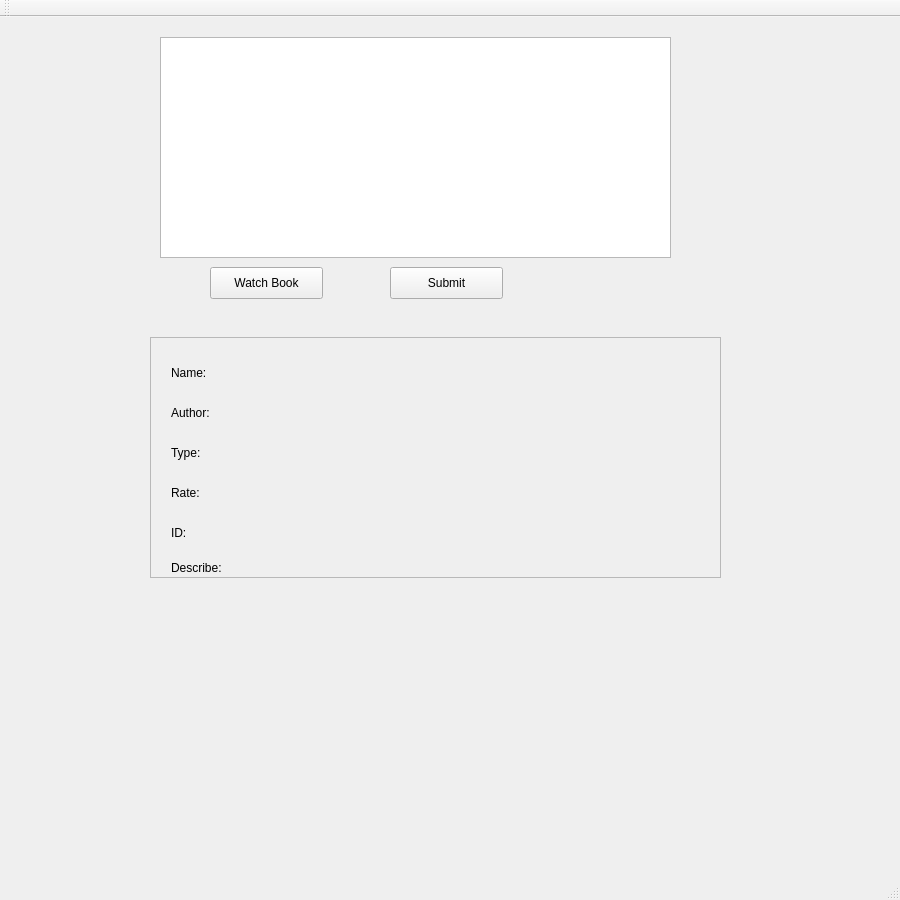
<?xml version="1.0" encoding="UTF-8"?>
<ui version="4.0">
 <class>MainWindow</class>
 <widget class="QMainWindow" name="MainWindow">
  <property name="geometry">
   <rect>
    <x>0</x>
    <y>0</y>
    <width>900</width>
    <height>900</height>
   </rect>
  </property>
  <property name="windowTitle">
   <string>MainWindow</string>
  </property>
  <widget class="QWidget" name="centralWidget">
   <widget class="QStackedWidget" name="stackedWidget">
    <property name="geometry">
     <rect>
      <x>0</x>
      <y>0</y>
      <width>900</width>
      <height>900</height>
     </rect>
    </property>
    <property name="currentIndex">
     <number>2</number>
    </property>
    <widget class="QWidget" name="page">
     <widget class="QPushButton" name="ExitBtn">
      <property name="geometry">
       <rect>
        <x>790</x>
        <y>800</y>
        <width>100</width>
        <height>30</height>
       </rect>
      </property>
      <property name="text">
       <string>EXIT</string>
      </property>
     </widget>
     <widget class="QWidget" name="layoutWidget">
      <property name="geometry">
       <rect>
        <x>13</x>
        <y>10</y>
        <width>881</width>
        <height>38</height>
       </rect>
      </property>
      <layout class="QHBoxLayout" name="horizontalLayout_5">
       <item>
        <widget class="QLabel" name="label_3">
         <property name="font">
          <font>
           <family>Ravie</family>
           <pointsize>20</pointsize>
          </font>
         </property>
         <property name="text">
          <string>LIBPRO</string>
         </property>
        </widget>
       </item>
       <item>
        <layout class="QHBoxLayout" name="horizontalLayout_4">
         <item>
          <layout class="QHBoxLayout" name="horizontalLayout_3">
           <item>
            <widget class="QLabel" name="label">
             <property name="text">
              <string>Account Name</string>
             </property>
            </widget>
           </item>
           <item>
            <widget class="QLineEdit" name="AccountEdit"/>
           </item>
          </layout>
         </item>
         <item>
          <layout class="QHBoxLayout" name="horizontalLayout_2">
           <item>
            <widget class="QLabel" name="label_2">
             <property name="text">
              <string>Password</string>
             </property>
            </widget>
           </item>
           <item>
            <widget class="QLineEdit" name="PassEdit">
             <property name="echoMode">
              <enum>QLineEdit::Password</enum>
             </property>
            </widget>
           </item>
          </layout>
         </item>
         <item>
          <layout class="QHBoxLayout" name="horizontalLayout">
           <item>
            <widget class="QPushButton" name="Loginbtn">
             <property name="text">
              <string>Login</string>
             </property>
            </widget>
           </item>
           <item>
            <widget class="QPushButton" name="Registerbtn">
             <property name="text">
              <string>Register</string>
             </property>
            </widget>
           </item>
          </layout>
         </item>
        </layout>
       </item>
      </layout>
     </widget>
     <widget class="QPushButton" name="pushButton_5">
      <property name="geometry">
       <rect>
        <x>500</x>
        <y>230</y>
        <width>113</width>
        <height>32</height>
       </rect>
      </property>
      <property name="text">
       <string>PushButton</string>
      </property>
     </widget>
    </widget>
    <widget class="QWidget" name="page_2">
     <widget class="QPushButton" name="LogOut">
      <property name="geometry">
       <rect>
        <x>790</x>
        <y>800</y>
        <width>100</width>
        <height>30</height>
       </rect>
      </property>
      <property name="text">
       <string>Logout</string>
      </property>
     </widget>
     <widget class="QGroupBox" name="groupBox">
      <property name="geometry">
       <rect>
        <x>100</x>
        <y>150</y>
        <width>700</width>
        <height>270</height>
       </rect>
      </property>
      <property name="title">
       <string>GroupBox</string>
      </property>
      <widget class="QPushButton" name="BookShow">
       <property name="geometry">
        <rect>
         <x>20</x>
         <y>20</y>
         <width>310</width>
         <height>30</height>
        </rect>
       </property>
       <property name="text">
        <string>PushButton</string>
       </property>
      </widget>
      <widget class="QPushButton" name="BookShow_2">
       <property name="geometry">
        <rect>
         <x>20</x>
         <y>60</y>
         <width>310</width>
         <height>30</height>
        </rect>
       </property>
       <property name="text">
        <string>PushButton</string>
       </property>
      </widget>
      <widget class="QPushButton" name="BookShow_3">
       <property name="geometry">
        <rect>
         <x>20</x>
         <y>100</y>
         <width>310</width>
         <height>30</height>
        </rect>
       </property>
       <property name="text">
        <string>PushButton</string>
       </property>
      </widget>
      <widget class="QPushButton" name="BookShow_4">
       <property name="geometry">
        <rect>
         <x>20</x>
         <y>140</y>
         <width>310</width>
         <height>30</height>
        </rect>
       </property>
       <property name="text">
        <string>PushButton</string>
       </property>
      </widget>
      <widget class="QPushButton" name="BookShow_5">
       <property name="geometry">
        <rect>
         <x>20</x>
         <y>180</y>
         <width>310</width>
         <height>30</height>
        </rect>
       </property>
       <property name="text">
        <string>PushButton</string>
       </property>
      </widget>
      <widget class="QPushButton" name="BookShow_6">
       <property name="geometry">
        <rect>
         <x>370</x>
         <y>20</y>
         <width>310</width>
         <height>30</height>
        </rect>
       </property>
       <property name="text">
        <string>PushButton</string>
       </property>
      </widget>
      <widget class="QPushButton" name="BookShow_7">
       <property name="geometry">
        <rect>
         <x>370</x>
         <y>60</y>
         <width>310</width>
         <height>30</height>
        </rect>
       </property>
       <property name="text">
        <string>PushButton</string>
       </property>
      </widget>
      <widget class="QPushButton" name="BookShow_8">
       <property name="geometry">
        <rect>
         <x>370</x>
         <y>100</y>
         <width>310</width>
         <height>30</height>
        </rect>
       </property>
       <property name="text">
        <string>PushButton</string>
       </property>
      </widget>
      <widget class="QPushButton" name="BookShow_9">
       <property name="geometry">
        <rect>
         <x>370</x>
         <y>140</y>
         <width>310</width>
         <height>30</height>
        </rect>
       </property>
       <property name="text">
        <string>PushButton</string>
       </property>
      </widget>
      <widget class="QPushButton" name="BookShow_10">
       <property name="geometry">
        <rect>
         <x>370</x>
         <y>180</y>
         <width>310</width>
         <height>30</height>
        </rect>
       </property>
       <property name="text">
        <string>PushButton</string>
       </property>
      </widget>
      <widget class="QWidget" name="layoutWidget">
       <property name="geometry">
        <rect>
         <x>18</x>
         <y>230</y>
         <width>661</width>
         <height>32</height>
        </rect>
       </property>
       <layout class="QHBoxLayout" name="horizontalLayout_6">
        <item>
         <widget class="QPushButton" name="pushButton">
          <property name="text">
           <string>HOT BOOK!</string>
          </property>
         </widget>
        </item>
        <item>
         <widget class="QPushButton" name="pushButton_2">
          <property name="text">
           <string>NEW BOOK!</string>
          </property>
         </widget>
        </item>
        <item>
         <widget class="QPushButton" name="pushButton_3">
          <property name="text">
           <string>OLD GOOD BOOK!</string>
          </property>
         </widget>
        </item>
       </layout>
      </widget>
     </widget>
     <widget class="QScrollArea" name="scrollArea">
      <property name="geometry">
       <rect>
        <x>100</x>
        <y>450</y>
        <width>700</width>
        <height>300</height>
       </rect>
      </property>
      <property name="widgetResizable">
       <bool>true</bool>
      </property>
      <widget class="QWidget" name="scrollAreaWidgetContents">
       <property name="geometry">
        <rect>
         <x>0</x>
         <y>0</y>
         <width>698</width>
         <height>298</height>
        </rect>
       </property>
       <widget class="QLabel" name="BookName">
        <property name="geometry">
         <rect>
          <x>20</x>
          <y>20</y>
          <width>660</width>
          <height>30</height>
         </rect>
        </property>
        <property name="text">
         <string>Name:</string>
        </property>
       </widget>
       <widget class="QLabel" name="BookAuthor">
        <property name="geometry">
         <rect>
          <x>20</x>
          <y>60</y>
          <width>660</width>
          <height>30</height>
         </rect>
        </property>
        <property name="text">
         <string>Author:</string>
        </property>
       </widget>
       <widget class="QLabel" name="BookType">
        <property name="geometry">
         <rect>
          <x>20</x>
          <y>100</y>
          <width>660</width>
          <height>30</height>
         </rect>
        </property>
        <property name="text">
         <string>Type:</string>
        </property>
       </widget>
       <widget class="QLabel" name="BookRate">
        <property name="geometry">
         <rect>
          <x>20</x>
          <y>140</y>
          <width>660</width>
          <height>30</height>
         </rect>
        </property>
        <property name="text">
         <string>Rate:</string>
        </property>
       </widget>
       <widget class="QLabel" name="BookDes">
        <property name="geometry">
         <rect>
          <x>20</x>
          <y>180</y>
          <width>660</width>
          <height>100</height>
         </rect>
        </property>
        <property name="text">
         <string>Describe:</string>
        </property>
       </widget>
      </widget>
     </widget>
     <widget class="QGroupBox" name="groupBox_2">
      <property name="geometry">
       <rect>
        <x>0</x>
        <y>0</y>
        <width>340</width>
        <height>150</height>
       </rect>
      </property>
      <property name="title">
       <string>GroupBox</string>
      </property>
      <widget class="QWidget" name="layoutWidget">
       <property name="geometry">
        <rect>
         <x>0</x>
         <y>10</y>
         <width>331</width>
         <height>167</height>
        </rect>
       </property>
       <layout class="QVBoxLayout" name="verticalLayout">
        <item>
         <widget class="QLabel" name="Name">
          <property name="text">
           <string>Name:</string>
          </property>
         </widget>
        </item>
        <item>
         <widget class="QLabel" name="ID">
          <property name="text">
           <string>ID:</string>
          </property>
         </widget>
        </item>
        <item>
         <widget class="QLabel" name="AccName">
          <property name="text">
           <string>Account:</string>
          </property>
         </widget>
        </item>
        <item>
         <widget class="QPushButton" name="ChangeInfo">
          <property name="text">
           <string>Full Info</string>
          </property>
         </widget>
        </item>
        <item>
         <widget class="QPushButton" name="OK">
          <property name="text">
           <string>OK</string>
          </property>
         </widget>
        </item>
       </layout>
      </widget>
     </widget>
     <widget class="QPushButton" name="pushButton_4">
      <property name="geometry">
       <rect>
        <x>0</x>
        <y>0</y>
        <width>100</width>
        <height>30</height>
       </rect>
      </property>
      <property name="text">
       <string>User Info</string>
      </property>
     </widget>
     <widget class="QPushButton" name="AddCart">
      <property name="geometry">
       <rect>
        <x>810</x>
        <y>480</y>
        <width>91</width>
        <height>32</height>
       </rect>
      </property>
      <property name="text">
       <string>Add cart</string>
      </property>
     </widget>
     <widget class="QPushButton" name="Cart">
      <property name="geometry">
       <rect>
        <x>700</x>
        <y>90</y>
        <width>91</width>
        <height>32</height>
       </rect>
      </property>
      <property name="text">
       <string>Cart</string>
      </property>
     </widget>
     <widget class="QPushButton" name="Search">
      <property name="geometry">
       <rect>
        <x>520</x>
        <y>90</y>
        <width>81</width>
        <height>32</height>
       </rect>
      </property>
      <property name="text">
       <string>Search</string>
      </property>
     </widget>
    </widget>
    <widget class="QWidget" name="page_3">
     <widget class="QPushButton" name="WatchBook">
      <property name="geometry">
       <rect>
        <x>210</x>
        <y>250</y>
        <width>113</width>
        <height>32</height>
       </rect>
      </property>
      <property name="text">
       <string>Watch Book</string>
      </property>
     </widget>
     <widget class="QListWidget" name="listWidget">
      <property name="enabled">
       <bool>true</bool>
      </property>
      <property name="geometry">
       <rect>
        <x>160</x>
        <y>20</y>
        <width>511</width>
        <height>221</height>
       </rect>
      </property>
     </widget>
     <widget class="QScrollArea" name="scrollArea_2">
      <property name="geometry">
       <rect>
        <x>150</x>
        <y>320</y>
        <width>571</width>
        <height>241</height>
       </rect>
      </property>
      <property name="widgetResizable">
       <bool>true</bool>
      </property>
      <widget class="QWidget" name="scrollAreaWidgetContents_2">
       <property name="geometry">
        <rect>
         <x>0</x>
         <y>0</y>
         <width>569</width>
         <height>239</height>
        </rect>
       </property>
       <widget class="QLabel" name="BookName_2">
        <property name="geometry">
         <rect>
          <x>20</x>
          <y>20</y>
          <width>660</width>
          <height>30</height>
         </rect>
        </property>
        <property name="text">
         <string>Name:</string>
        </property>
       </widget>
       <widget class="QLabel" name="BookAuthor_2">
        <property name="geometry">
         <rect>
          <x>20</x>
          <y>60</y>
          <width>660</width>
          <height>30</height>
         </rect>
        </property>
        <property name="text">
         <string>Author:</string>
        </property>
       </widget>
       <widget class="QLabel" name="BookType_2">
        <property name="geometry">
         <rect>
          <x>20</x>
          <y>100</y>
          <width>660</width>
          <height>30</height>
         </rect>
        </property>
        <property name="text">
         <string>Type:</string>
        </property>
       </widget>
       <widget class="QLabel" name="BookRate_2">
        <property name="geometry">
         <rect>
          <x>20</x>
          <y>140</y>
          <width>660</width>
          <height>30</height>
         </rect>
        </property>
        <property name="text">
         <string>Rate:</string>
        </property>
       </widget>
       <widget class="QLabel" name="BookDes_2">
        <property name="geometry">
         <rect>
          <x>20</x>
          <y>180</y>
          <width>660</width>
          <height>100</height>
         </rect>
        </property>
        <property name="text">
         <string>Describe:</string>
        </property>
       </widget>
       <widget class="QLabel" name="BookID_2">
        <property name="geometry">
         <rect>
          <x>20</x>
          <y>180</y>
          <width>660</width>
          <height>30</height>
         </rect>
        </property>
        <property name="text">
         <string>ID:</string>
        </property>
       </widget>
      </widget>
     </widget>
     <widget class="QPushButton" name="WatchBook_2">
      <property name="geometry">
       <rect>
        <x>390</x>
        <y>250</y>
        <width>113</width>
        <height>32</height>
       </rect>
      </property>
      <property name="text">
       <string>Submit</string>
      </property>
     </widget>
    </widget>
   </widget>
  </widget>
  <widget class="QMenuBar" name="menuBar">
   <property name="geometry">
    <rect>
     <x>0</x>
     <y>0</y>
     <width>900</width>
     <height>22</height>
    </rect>
   </property>
  </widget>
  <widget class="QToolBar" name="mainToolBar">
   <attribute name="toolBarArea">
    <enum>TopToolBarArea</enum>
   </attribute>
   <attribute name="toolBarBreak">
    <bool>false</bool>
   </attribute>
  </widget>
  <widget class="QStatusBar" name="statusBar"/>
 </widget>
 <layoutdefault spacing="6" margin="11"/>
 <resources/>
 <connections/>
</ui>
